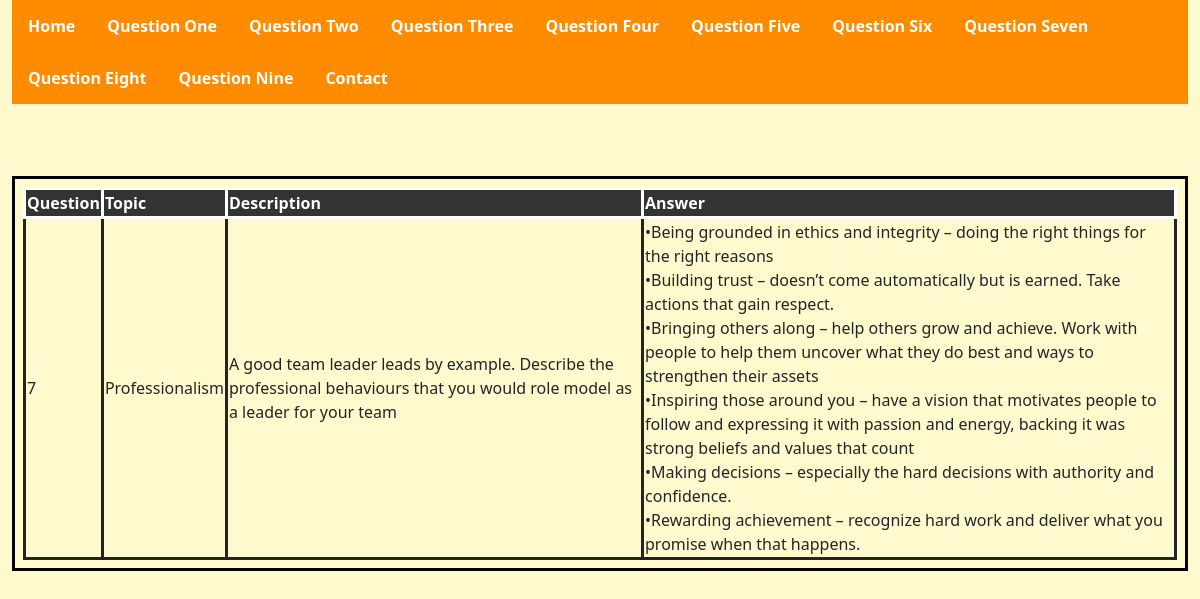
Page /Question7.php on the committed database.
### tables this page shows
CREATE TABLE `questions` (
  `Question` int(11) NOT NULL AUTO_INCREMENT,
  `Topic` text NOT NULL,
  `Description` text NOT NULL,
  `Answer` text NOT NULL,
  UNIQUE KEY `Question` (`Question`)
);

### Question7.php (the view, shortened to what this page needs)
<!DOCTYPE html>
<html>
<head>
<link href="https://cdn.jsdelivr.net/npm/bootstrap@5.0.2/dist/css/bootstrap.min.css" rel="stylesheet">
 <link rel="stylesheet" href="formating.css">
</head>
<body>
<div class = 'container-fluid', id= "Question7">
<?php
     include_once('navigation.php');
$mysqli = new mysqli("localhost", "root", "MyWeb20", "assessmentTwo");
?>
<br>
<br>
<br>
<div class="Table">
<table>
<div class ="Tablehead">
            <thead>
            <th>Question</th>
            <th>Topic</th>
            <th>Description</th>
            <th>Answer</th>
            </thead>
</div>
<?php
$sql = "SELECT * FROM questions WHERE Question = 7";
if($result = $mysqli->query($sql)){
    if($result->num_rows > 0){
        while($row = $result->fetch_array()){
?>
           <tr>
             <td> <?php echo  $row['Question'] ?></td>
             <td> <?php echo $row['Topic']?> </td>
             <td><?php echo $row['Description']?></td>
             <td><?php echo  $row['Answer'] ?></td>
            </tr>
      </table>
</div>
<?php
}
    } else{
        echo "No records matching your query were found.";
    }
} else{
    echo "ERROR: Could not able to execute $sql. " . $mysqli->error;
}
?>
</body>
</html>

### formating.css (style rules this page uses)
body { background-color: #fffacd; }
thead { background-color: #333; color: white; }
.Table { border: 3px solid black; padding: 8px; }
.Tablehead { font-weight: bold; font-size: 30px; }
table, th, td { border:3px solid; }

### rows in the picture
questions: Question "7", Topic "Professionalism", Description "A good team leader leads by example. Describe the professional behaviours that you would role model as a leader for your team", Answer "•Being grounded in ethics and integrity – doing the right things for the right reasons •Building trust – doesn’t come automatically but is earned. Take actions that gain respect. •Bringing others along – help others grow and achieve. Work with people to help them uncover what they do best and ways to strengthen their assets •Inspiring those around you – have a vision that motivates people to follow and expressing it with passion and energy, backing it was strong beliefs and values that count •Making decisions – especially the hard decisions with authority and confidence. •Rewarding achievement – recognize hard work and deliver what you promise when that happens."
